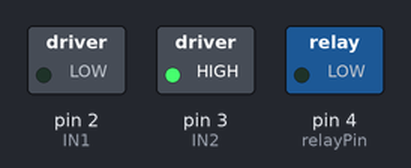
Recording of a sketch running on a simulated Arduino Uno, built with avr-gcc and run on an emulated ATmega328P. On the bench: switched loads named in the sketch (green lamp = pin HIGH).

Above: at 0.15 s.
At 49.3 s:
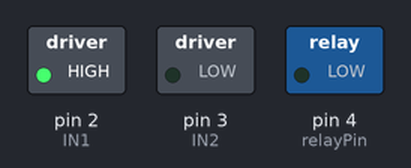
At 74.5 s:
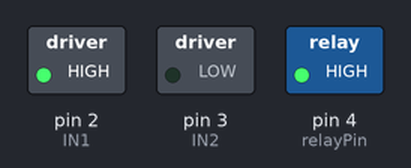
At 98.6 s:
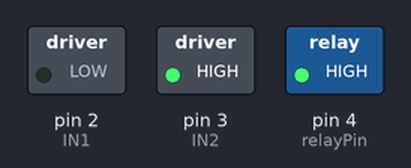
Timing chart, 0 to 98.9 s (numbered marks = the images above):
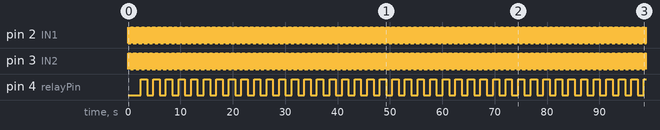

Measured:
- by itself, pin 2 (IN1), pin 3 (IN2): alternates HIGH for 0.03 s and LOW for 0.03 s
- by itself, pin 4 (relayPin): alternates HIGH for 1.2 s and LOW for 1.2 s
- by itself, everything shown: repeats every 31.2 s, in 26 steps

The sketch:

single-phone.ino
```cpp
// MUDANZAS PORTAS (Ringing Code)
// This code uses a L298N to create a 20Hz square wave and impose a European ringing pattern on a cord telephone

// L298N ins (squarewave generation)
// ENA is tied high with a jumper
const int IN1 = 2;
const int IN2 = 3;

// relay
const int relayPin = 4;
bool relayState = HIGH;

// timing
bool ringing = false;
unsigned long previousMillis = 0;
unsigned long interval = 1200;
const unsigned long halfPeriodMs = 25;  // frequency -> 20 Hz

void setup() {
  pinMode(IN1, OUTPUT);
  pinMode(IN2, OUTPUT);
  pinMode (relayPin, OUTPUT);
}

void square() {
  // Forward
  digitalWrite(IN1, HIGH);
  digitalWrite(IN2, LOW);
  delay(halfPeriodMs);

  // Reverse
  digitalWrite(IN1, LOW);
  digitalWrite(IN2, HIGH);
  delay(halfPeriodMs);
}

void loop() {
  unsigned long currentMillis = millis();

  square();

  if (currentMillis - previousMillis >= interval) {
    previousMillis = currentMillis;
    // Toggle state
    relayState = (relayState == LOW) ? HIGH : LOW;
    digitalWrite(relayPin, relayState);
  }
}
```
